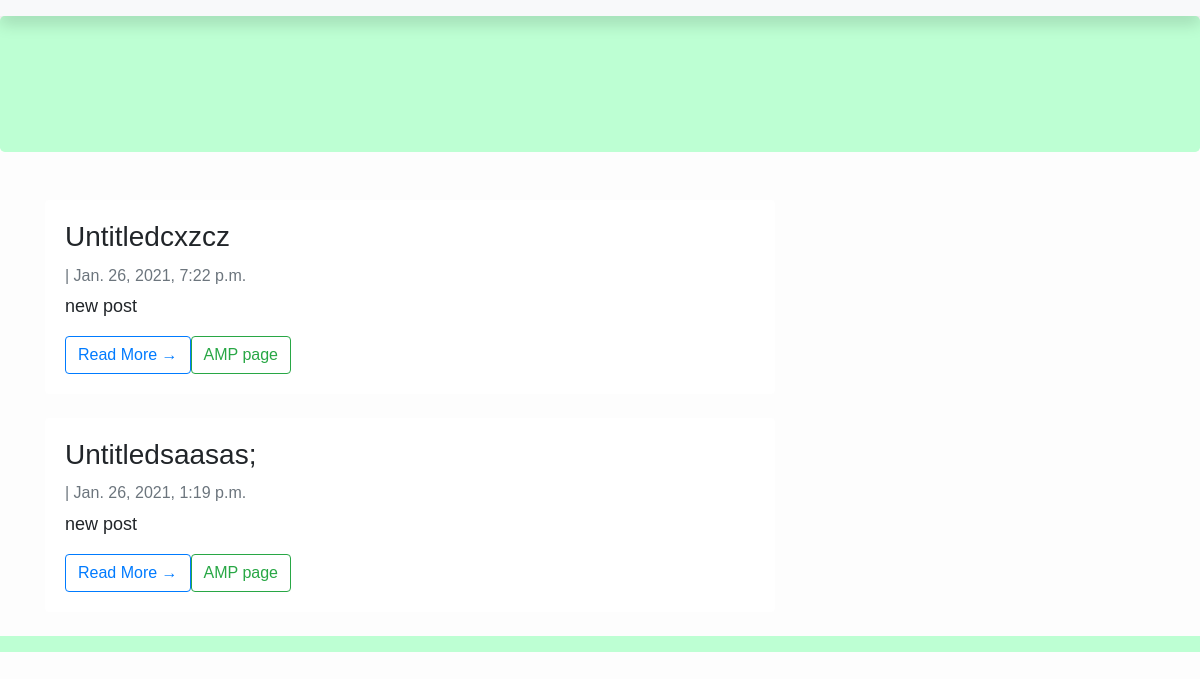
/adsdadb/, run on the app's committed database.
### blog/models.py (models this page shows, shortened)
class posts(models.Model):
    title = models.CharField(max_length=200, unique=True)
    slug = models.SlugField(max_length=200, unique=True)
    author = models.ForeignKey(User, on_delete= models.CASCADE)
    blog = models.ForeignKey(Blog, on_delete= models.CASCADE)
    updated_on = models.DateTimeField(auto_now= True)
    created_on = models.DateTimeField(auto_now_add=True)
    content = models.TextField()
    metades = models.CharField(max_length=300, default="new post")
    status = models.IntegerField(choices=STATUS, default=0)
    vote = models.IntegerField( default=0)
    class Meta:
        ordering = ['-created_on']

### blog/views.py (the view)
# urls.py: path('<blog>/', views.postslist.as_view(), name='posts'),
class postslist(generic.ListView):
    model = Blog
    template_name = 'home.html'
    paginate_by = 4
    def get_queryset(self):
        self.blog = get_object_or_404(Blog, slug=self.kwargs['blog'])
        return posts.objects.filter(status=1).filter(blog=self.blog).order_by('-created_on')

### blog/templates/home.html (shortened to what this page needs)
{% extends "base.html" %}
{% block content %}
<header class="jumbotron" style="background-color: #BDFFD3; color: #00308F;">
</header>
<div class="container">
    <div class="row">
        <div class="col-md-8 mt-3 left">
            {% for post in posts_list %}
            <div class="shadow-none card mb-4" id="newsfeed">
                <div class="card-body">
                    <h3 class="card-title">{{ post.title }}</h3>
                    <p class="card-text text-muted h6"> | {{ post.created_on}} </p>
                    <p class="card-text">{{post.metades }}</p>
                    <span><a href="{% url 'post_detail' post.slug  %}" class="btn btn-outline-primary">Read More →</a></span><span><a href="{% url 'post' post.slug %}" class="btn btn-outline-success">AMP page</a></span>
                </div>
            </div>
            {% endfor %}
        </div>
</div>
</div>
{%endblock%}

### blog/templates/base.html (style rules this page uses)
html, body { height: 100%; }
body { font-family: sans-serif; font-size: 18px; background-color: #fdfdfd; display: flex; flex-direction: column; }
.card-group,.card,.card-footer,.card-body { border: none; }

### blog/templates/home.html (style rules this page uses)
body { font-family: 'Raleway', sans-serif; }

### data on the page
posts: title "Untitledcxzcz", created_on "Jan. 26, 2021, 7:22 p.m.", metades "new post"
posts: title "Untitledsaasas;", created_on "Jan. 26, 2021, 1:19 p.m.", metades "new post"
